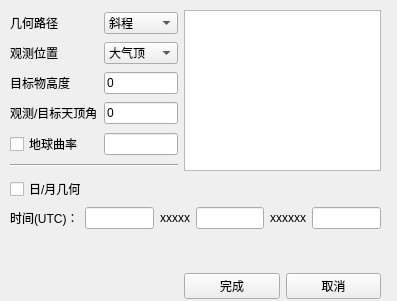
<?xml version="1.0" encoding="UTF-8"?>
<ui version="4.0">
 <class>Widget_geo</class>
 <widget class="QWidget" name="Widget_geo">
  <property name="geometry">
   <rect>
    <x>0</x>
    <y>0</y>
    <width>397</width>
    <height>301</height>
   </rect>
  </property>
  <property name="windowTitle">
   <string>几何参数设置</string>
  </property>
  <widget class="QWidget" name="gridLayoutWidget_3">
   <property name="geometry">
    <rect>
     <x>10</x>
     <y>10</y>
     <width>371</width>
     <height>289</height>
    </rect>
   </property>
   <layout class="QGridLayout" name="gridLayout_3">
    <item row="0" column="0">
     <layout class="QGridLayout" name="gridLayout">
      <item row="4" column="0">
       <widget class="QCheckBox" name="checkBox">
        <property name="text">
         <string>地球曲率</string>
        </property>
       </widget>
      </item>
      <item row="1" column="0">
       <widget class="QLabel" name="label_2">
        <property name="text">
         <string>观测位置</string>
        </property>
       </widget>
      </item>
      <item row="2" column="0">
       <widget class="QLabel" name="label_3">
        <property name="text">
         <string>目标物高度</string>
        </property>
       </widget>
      </item>
      <item row="0" column="1">
       <widget class="QComboBox" name="comboBox">
        <item>
         <property name="text">
          <string>斜程</string>
         </property>
        </item>
        <item>
         <property name="text">
          <string>水平</string>
         </property>
        </item>
       </widget>
      </item>
      <item row="3" column="1">
       <widget class="QLineEdit" name="geo_lineEdit_angel">
        <property name="text">
         <string>0</string>
        </property>
       </widget>
      </item>
      <item row="0" column="0">
       <widget class="QLabel" name="label">
        <property name="text">
         <string>几何路径</string>
        </property>
       </widget>
      </item>
      <item row="3" column="0">
       <widget class="QLabel" name="label_4">
        <property name="text">
         <string>观测/目标天顶角</string>
        </property>
       </widget>
      </item>
      <item row="2" column="1">
       <widget class="QLineEdit" name="lineEdit_2">
        <property name="text">
         <string>0</string>
        </property>
       </widget>
      </item>
      <item row="4" column="1">
       <widget class="QLineEdit" name="lineEdit_4"/>
      </item>
      <item row="5" column="0" colspan="2">
       <widget class="Line" name="line">
        <property name="orientation">
         <enum>Qt::Horizontal</enum>
        </property>
       </widget>
      </item>
      <item row="1" column="1">
       <widget class="QComboBox" name="comboBox_2">
        <item>
         <property name="text">
          <string>大气顶</string>
         </property>
        </item>
        <item>
         <property name="text">
          <string>地面</string>
         </property>
        </item>
       </widget>
      </item>
     </layout>
    </item>
    <item row="0" column="1">
     <widget class="QGraphicsView" name="graphicsView"/>
    </item>
    <item row="3" column="1">
     <spacer name="verticalSpacer_4">
      <property name="orientation">
       <enum>Qt::Vertical</enum>
      </property>
      <property name="sizeHint" stdset="0">
       <size>
        <width>20</width>
        <height>40</height>
       </size>
      </property>
     </spacer>
    </item>
    <item row="1" column="0" colspan="2">
     <layout class="QGridLayout" name="gridLayout_2">
      <item row="1" column="0">
       <widget class="QLabel" name="label_5">
        <property name="text">
         <string>时间(UTC)：</string>
        </property>
       </widget>
      </item>
      <item row="1" column="3">
       <widget class="QLineEdit" name="lineEdit_6"/>
      </item>
      <item row="1" column="5">
       <widget class="QLineEdit" name="lineEdit_7"/>
      </item>
      <item row="1" column="4">
       <widget class="QLabel" name="label_7">
        <property name="text">
         <string>xxxxxx</string>
        </property>
       </widget>
      </item>
      <item row="1" column="2">
       <widget class="QLabel" name="label_6">
        <property name="text">
         <string>xxxxx</string>
        </property>
       </widget>
      </item>
      <item row="1" column="1">
       <widget class="QLineEdit" name="lineEdit_5"/>
      </item>
      <item row="0" column="0" colspan="2">
       <widget class="QCheckBox" name="checkBox_2">
        <property name="text">
         <string>日/月几何</string>
        </property>
       </widget>
      </item>
     </layout>
    </item>
    <item row="6" column="1">
     <layout class="QHBoxLayout" name="horizontalLayout">
      <item>
       <widget class="QPushButton" name="geo_pushButton_ok">
        <property name="text">
         <string>完成</string>
        </property>
       </widget>
      </item>
      <item>
       <widget class="QPushButton" name="geo_pushButton_cancel">
        <property name="text">
         <string>取消</string>
        </property>
       </widget>
      </item>
     </layout>
    </item>
    <item row="4" column="1">
     <spacer name="verticalSpacer_3">
      <property name="orientation">
       <enum>Qt::Vertical</enum>
      </property>
      <property name="sizeHint" stdset="0">
       <size>
        <width>20</width>
        <height>40</height>
       </size>
      </property>
     </spacer>
    </item>
    <item row="5" column="1">
     <spacer name="verticalSpacer">
      <property name="orientation">
       <enum>Qt::Vertical</enum>
      </property>
      <property name="sizeHint" stdset="0">
       <size>
        <width>20</width>
        <height>40</height>
       </size>
      </property>
     </spacer>
    </item>
    <item row="2" column="1">
     <spacer name="verticalSpacer_2">
      <property name="orientation">
       <enum>Qt::Vertical</enum>
      </property>
      <property name="sizeHint" stdset="0">
       <size>
        <width>20</width>
        <height>40</height>
       </size>
      </property>
     </spacer>
    </item>
   </layout>
  </widget>
 </widget>
 <resources/>
 <connections/>
</ui>
